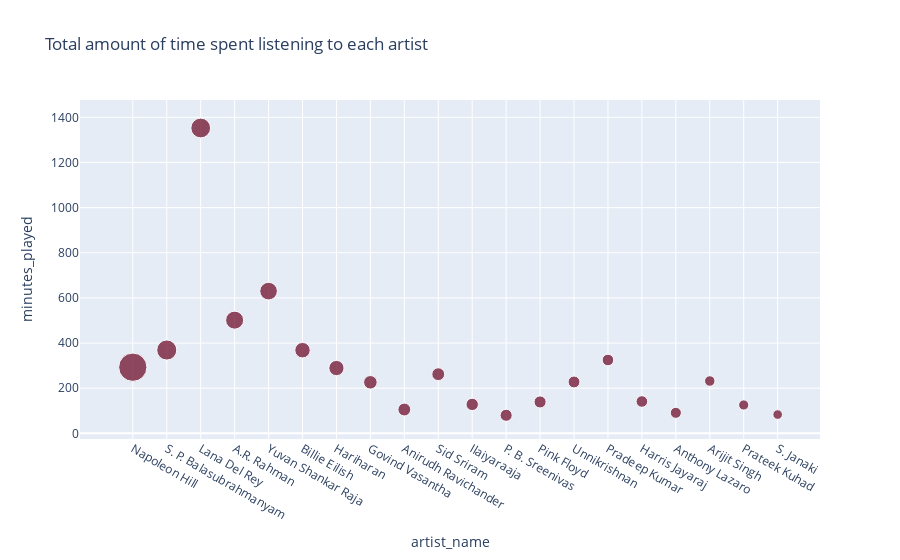

The cell this chart's notebook holds for it:
### Code cell
fig = px.scatter(top_artist, x="artist_name", y="minutes_played", title='Total amount of time spent listening to each artist', size="unique_songs", color_discrete_sequence=px.colors.sequential.RdBu)
fig.show()

### Figure 1 — Plotly figure (JSON) as saved in the notebook; plotly's stock layout.template omitted (floating-point values rounded to 4 significant figures)
{"data": [{"hovertemplate": "artist_name=%{x}<br>minutes_played=%{y}<br>unique_songs=%{marker.size}<extra></extra>", "legendgroup": "", "marker": {"color": "rgb(103,0,31)", "size": [131, 66, 64, 53, 51, 39, 38, 30, 27, 27, 25, 24, 24, 23, 22, 22, 20, 18, 17, 15], "sizemode": "area", "sizeref": 0.3275, "symbol": "circle"}, "mode": "markers", "name": "", "orientation": "v", "showlegend": false, "type": "scatter", "x": ["Napoleon Hill", "S. P. Balasubrahmanyam", "Lana Del Rey", "A.R. Rahman", "Yuvan Shankar Raja", "Billie Eilish", "Hariharan", "Govind Vasantha", "Anirudh Ravichander", "Sid Sriram", "Ilaiyaraaja", "P. B. Sreenivas", "Pink Floyd", "Unnikrishnan", "Pradeep Kumar", "Harris Jayaraj", "Anthony Lazaro", "Arijit Singh", "Prateek Kuhad", "S. Janaki"], "xaxis": "x", "y": [293.0, 369.1, 1353.0, 501.5, 630.1, 368.4, 289.3, 226.0, 105.5, 262.0, 128.2, 80.01, 139.2, 227.7, 324.9, 141.1, 90.96, 231.9, 125.6, 83.2], "yaxis": "y"}], "layout": {"legend": {"itemsizing": "constant", "tracegroupgap": 0}, "title": {"text": "Total amount of time spent listening to each artist"}, "xaxis": {"anchor": "y", "domain": [0, 1], "title": {"text": "artist_name"}}, "yaxis": {"anchor": "x", "domain": [0, 1], "title": {"text": "minutes_played"}}}}
